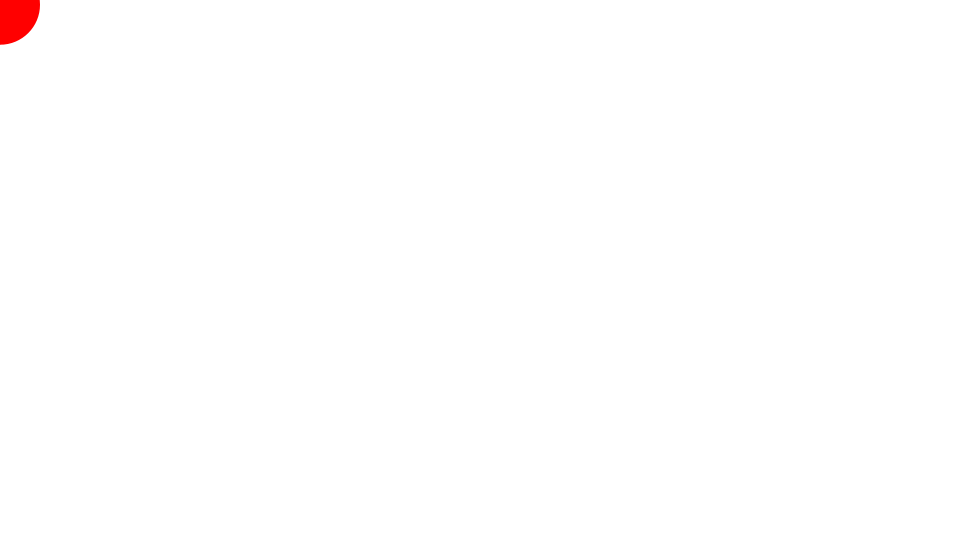
Frame 1 (no input)
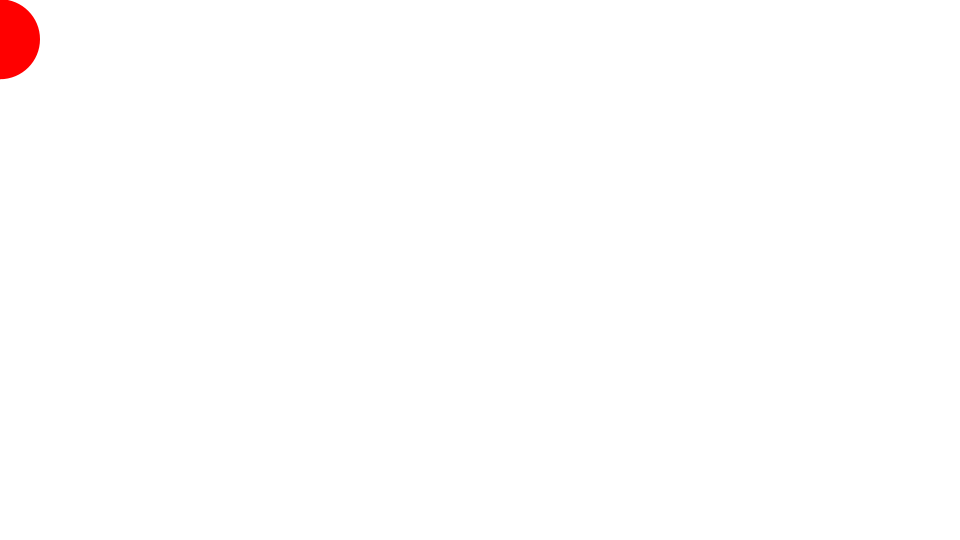
Frame 60 (the mouse pressed at the canvas centre just before this capture)
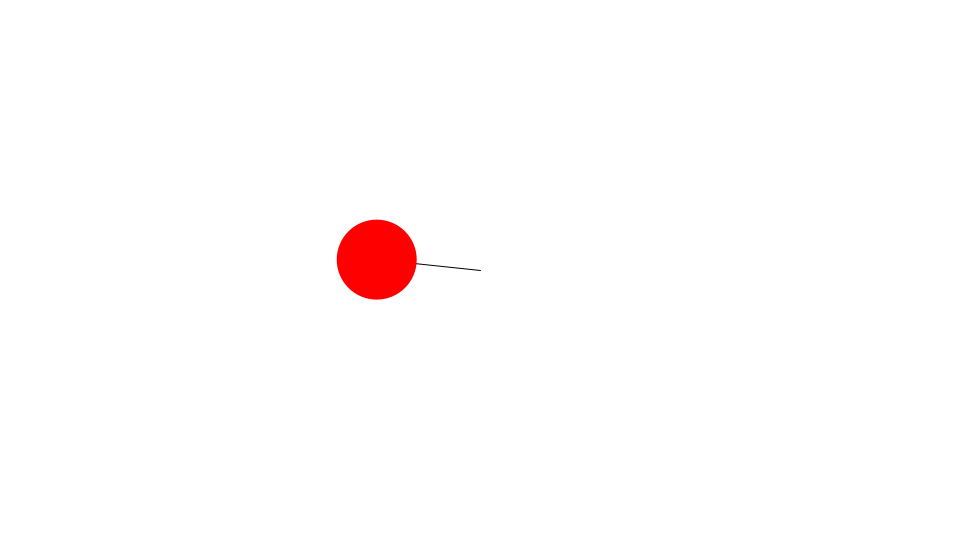
Frame 120 (the mouse held since frame 60 and released just before this capture)

The Processing sketch that drew these frames (run headless with seeded random() and noise(); from frame 60 on, the mouse is pressed at the canvas centre):

// Processing sketch: Spring5
// ── Spring5.pde
Ball ball;
float spring = 0.1;
float targetX, targetY;
float vx, vy;
float friction = 0.95;
float gravity = 5;

void setup() {
  size(960, 540);
  frameRate(30);
  initialize();
}

void initialize() {
  smooth();
  noStroke();
  targetX = width/2;
  targetY = height/2;
  ball = new Ball();
  ball.x = 0;
  ball.y = 0;
  ball.radius = 40;
  ball.setFillColor(color(255, 0, 0));
}

void draw() {
  background(255);
  
  float dx = mouseX - ball.x;
  float dy = mouseY - ball.y;
  float ax = dx * spring;
  float ay = dy * spring;
  vx += ax;
  vy += ay;
  vy += gravity;
  vx *= friction;
  vy *= friction;
  ball.x += vx;
  ball.y += vy;
  
  stroke(0, 0, 0);
  line(ball.x, ball.y, mouseX, mouseY);
  
  noStroke();
  ball.update();
}

////////////////////////////////

class Ball extends Sprite {
  float radius;
  
  Ball(){
    super();
  }
  
  void draw(){
    if(dist(mouseX, mouseY, x, y) < radius) {
      isRollOver = true;
    }else{
      isRollOver = false;
    }
    ellipse(0, 0, radius*2, radius*2);
  }
}

////////////////////////////////

class Sprite {
  float x, y;
  float scaleX, scaleY;
  float width, height;
  float rotation;
  boolean visible;
  color strokeColor;
  color fillColor;
  Boolean isStroke;
  Boolean isFill;
  Boolean isRollOver;
  Boolean locked;
  float xoff, yoff;
 
  Sprite() {
    x = 0.0;
    y = 0.0;
    scaleX = 1.0;
    scaleY = 1.0;
    rotation = 0.0;
    strokeColor = color(0);
    fillColor = color(0);
    isStroke = false;
    isFill = false;
    isRollOver = false;
    locked = false;
    visible = true;
  }
  
  void update() {
    if(! visible) return;
    pushMatrix();
    if(locked){
      x = mouseX - xoff;
      y = mouseY - yoff;
    }  
    translate(x, y);
    scale(scaleX, scaleY);
    rotate(rotation * PI / 180.0);
    if(isStroke) stroke(strokeColor);
    if(isFill) fill(fillColor);
    draw();
    popMatrix();
  }
  
  void setStrokeColor(color strokeColor) {
    this.strokeColor = strokeColor;
    isStroke = true;
  }
  
  void setFillColor(color fillColor) {
    this.fillColor = fillColor;
    isFill = true;
  }
  
  void startDrag() {
    if(isRollOver){
      locked = true;
      xoff = mouseX - x;
      yoff = mouseY - y;
    }
  }
  
  void stopDrag() {
    locked = false;
  }
  
  void draw() {}
}
